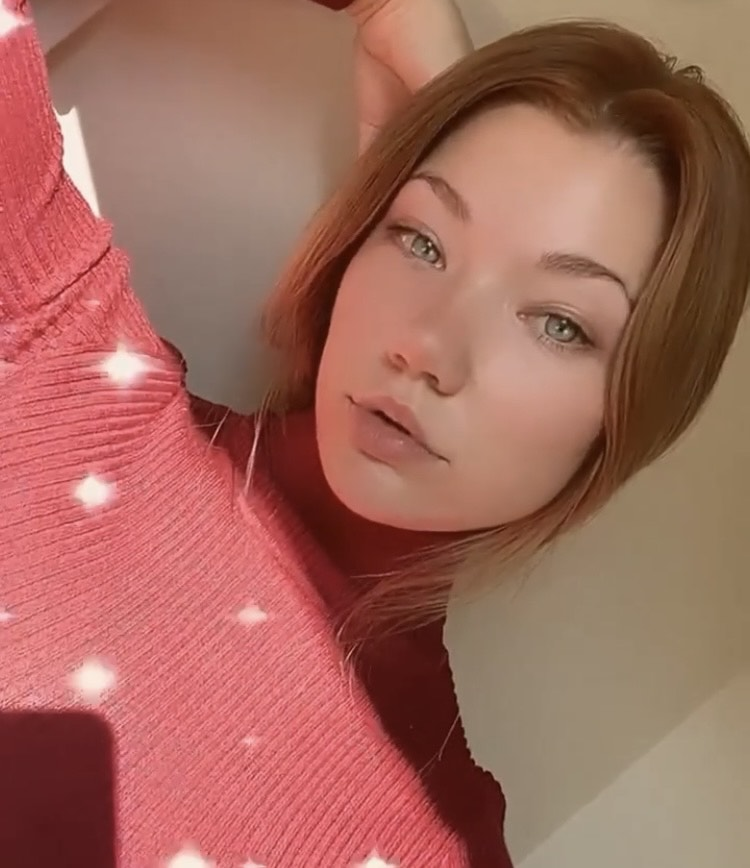
#> input picture Projects/OpencvPython/Resources/Danielle.jpeg, 750 x 868 px
$ python workingwithgrey.py
#> lines starting #> are read from the running program, lines starting #| are printed output that depends on the picture; after the words box and inside, x2 and y2 are one past the last pixel; in counts of white or black regions, pixels touching at a corner belong together
import cv2
import numpy as np

img = cv2.imread("Resources/Danielle.jpeg")
#> img is the input picture: shape (868, 750, 3); mean B, G, R 91.9, 104.5, 161.9
kernel = np.ones((5, 5), np.uint8)

imgGray = cv2.cvtColor(img, cv2.COLOR_BGR2GRAY)
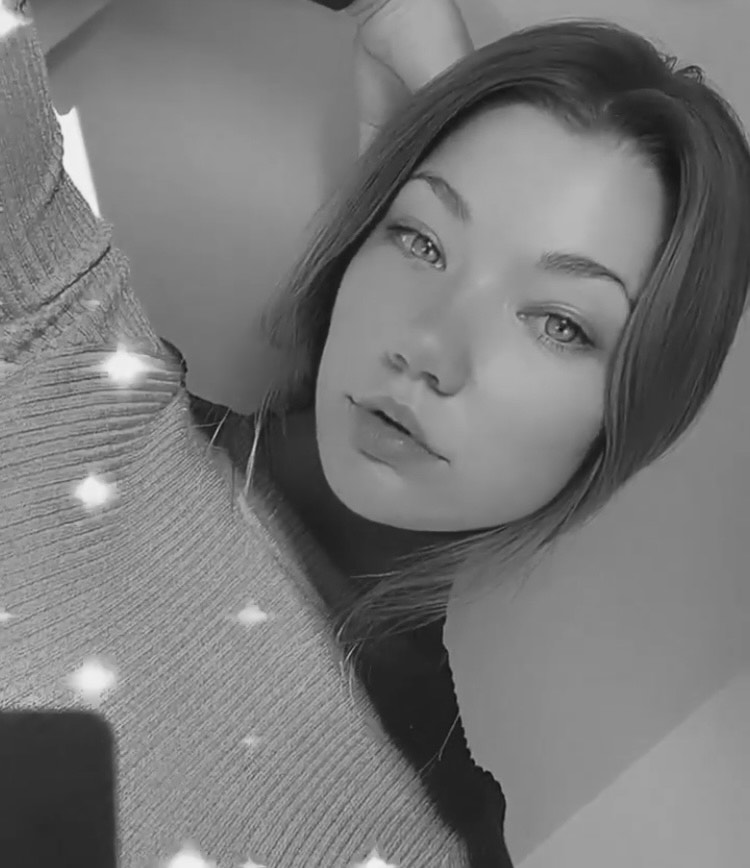
#> imgGray: shape (868, 750); min 17, max 245, mean 120.2
imgBlur = cv2.GaussianBlur(imgGray, (7,7), 0)
imgCanny = cv2.Canny(img, 150, 100)
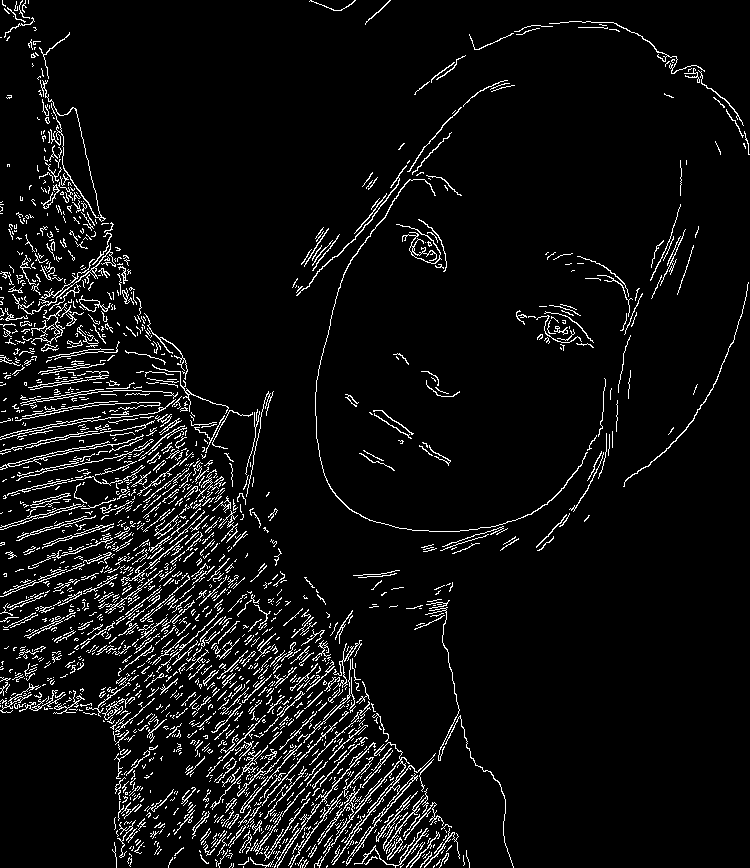
#> imgCanny: shape (868, 750); 6.1% white in thin lines or dots
imgDialation = cv2.dilate(imgCanny, kernel, iterations = 1)
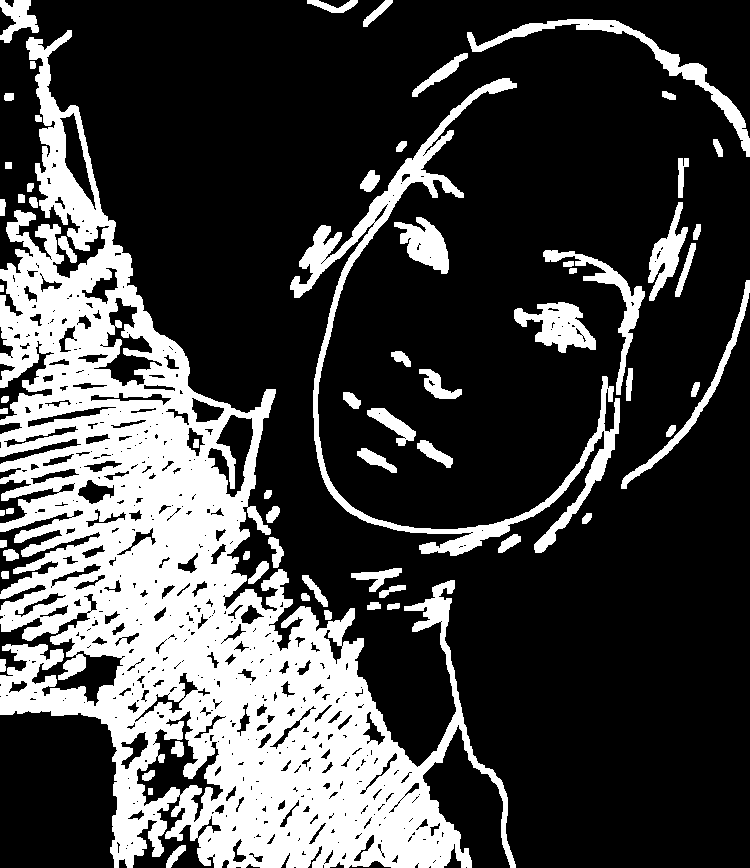
#> imgDialation: shape (868, 750); 26.8% white; 67 white regions, largest, box (x1, y1, x2, y2) and area: (0, 30, 516, 868) 139552, (290, 78, 620, 556) 11915, (467, 19, 750, 157) 3420
imgEroded = cv2.erode(imgDialation, kernel, iterations = 1)
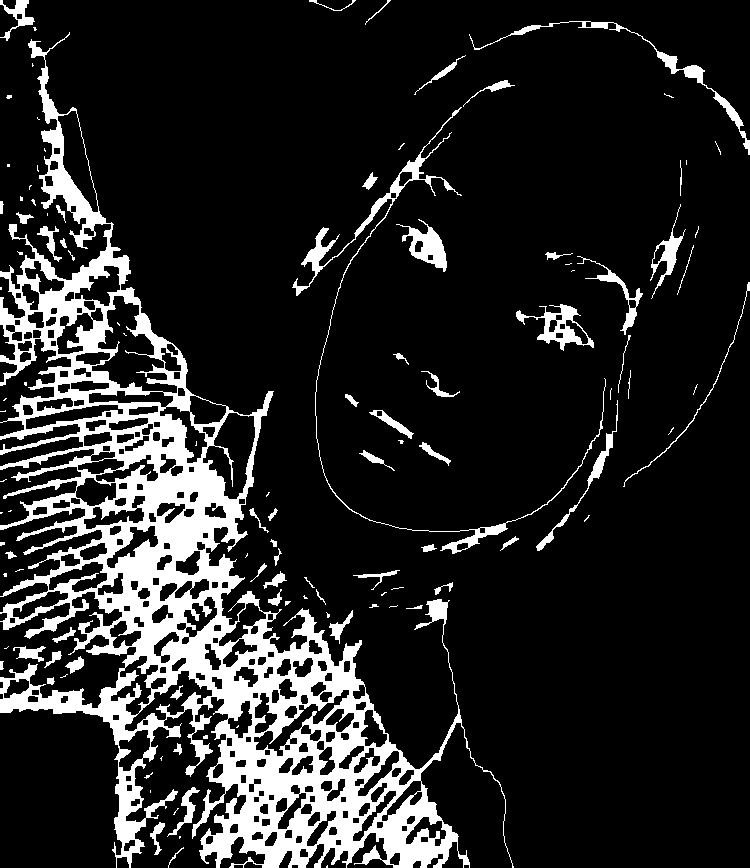
#> imgEroded: shape (868, 750); 14.8% white; 115 white regions (55 under 20 px), largest, box (x1, y1, x2, y2) and area: (0, 32, 514, 868) 81442, (292, 107, 606, 554) 3079, (469, 21, 750, 155) 1438

cv2.imshow("Gray Image", imgGray)
cv2.imshow("Blurred Image", imgBlur)
cv2.imshow("Canny Image", imgCanny)
cv2.imshow("Dialated Image", imgDialation)
cv2.imshow("Eroded Image", imgEroded)
cv2.waitKey(0)
